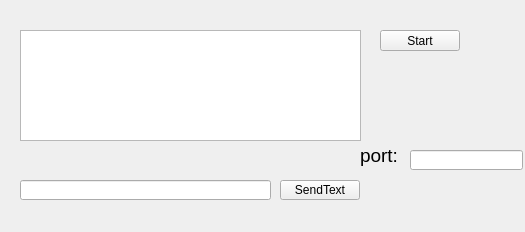
<?xml version="1.0" encoding="UTF-8"?>
<ui version="4.0">
 <class>Widget</class>
 <widget class="QWidget" name="Widget">
  <property name="geometry">
   <rect>
    <x>0</x>
    <y>0</y>
    <width>525</width>
    <height>232</height>
   </rect>
  </property>
  <property name="windowTitle">
   <string>Widget</string>
  </property>
  <widget class="QPlainTextEdit" name="plainTextEdit">
   <property name="geometry">
    <rect>
     <x>20</x>
     <y>30</y>
     <width>341</width>
     <height>111</height>
    </rect>
   </property>
   <property name="readOnly">
    <bool>true</bool>
   </property>
  </widget>
  <widget class="QLineEdit" name="lineEditText">
   <property name="geometry">
    <rect>
     <x>20</x>
     <y>180</y>
     <width>251</width>
     <height>20</height>
    </rect>
   </property>
  </widget>
  <widget class="QPushButton" name="btnSend">
   <property name="geometry">
    <rect>
     <x>280</x>
     <y>180</y>
     <width>80</width>
     <height>20</height>
    </rect>
   </property>
   <property name="text">
    <string>SendText</string>
   </property>
  </widget>
  <widget class="QPushButton" name="btnOnOff">
   <property name="geometry">
    <rect>
     <x>380</x>
     <y>30</y>
     <width>80</width>
     <height>21</height>
    </rect>
   </property>
   <property name="text">
    <string>Start</string>
   </property>
  </widget>
  <widget class="QLabel" name="label">
   <property name="geometry">
    <rect>
     <x>360</x>
     <y>140</y>
     <width>47</width>
     <height>31</height>
    </rect>
   </property>
   <property name="font">
    <font>
     <family>Arial</family>
     <pointsize>14</pointsize>
    </font>
   </property>
   <property name="text">
    <string>port:</string>
   </property>
  </widget>
  <widget class="QLineEdit" name="lineEditPort">
   <property name="geometry">
    <rect>
     <x>410</x>
     <y>150</y>
     <width>113</width>
     <height>20</height>
    </rect>
   </property>
  </widget>
 </widget>
 <resources/>
 <connections/>
</ui>
